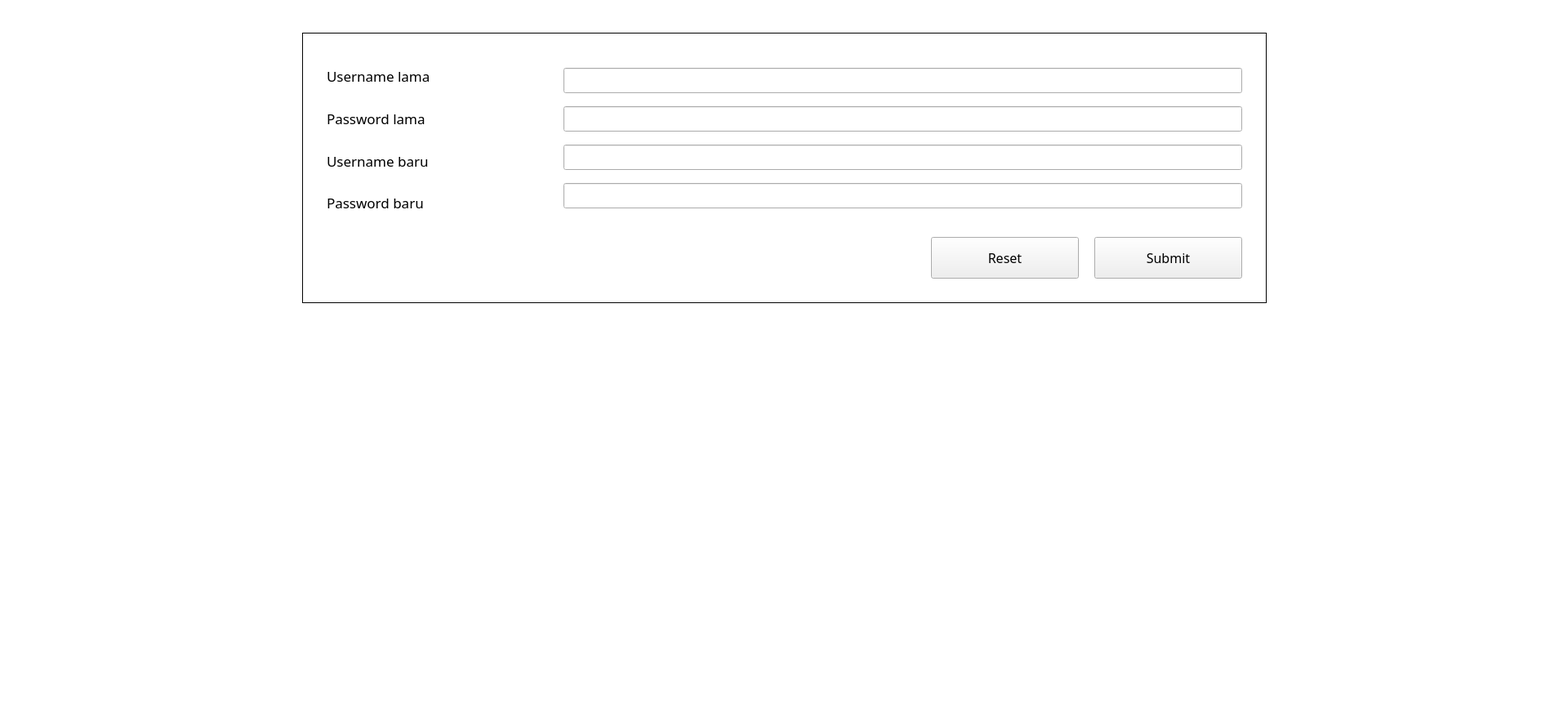
<?xml version="1.0" encoding="UTF-8"?>
<ui version="4.0">
 <class>Form_M_4</class>
 <widget class="QWidget" name="Form_M_4">
  <property name="geometry">
   <rect>
    <x>0</x>
    <y>0</y>
    <width>1920</width>
    <height>880</height>
   </rect>
  </property>
  <property name="windowTitle">
   <string>Form</string>
  </property>
  <property name="styleSheet">
   <string notr="true"/>
  </property>
  <widget class="QWidget" name="verticalLayoutWidget">
   <property name="geometry">
    <rect>
     <x>400</x>
     <y>70</y>
     <width>231</width>
     <height>201</height>
    </rect>
   </property>
   <layout class="QVBoxLayout" name="labelVLayout_M_4">
    <item>
     <widget class="QLabel" name="userLamaLabel_M_4">
      <property name="font">
       <font>
        <family>Franklin Gothic Demi Cond</family>
        <pointsize>13</pointsize>
       </font>
      </property>
      <property name="text">
       <string>Username lama</string>
      </property>
     </widget>
    </item>
    <item>
     <widget class="QLabel" name="passLamaLabel_M_4">
      <property name="font">
       <font>
        <family>Franklin Gothic Demi Cond</family>
        <pointsize>13</pointsize>
       </font>
      </property>
      <property name="text">
       <string>Password lama</string>
      </property>
     </widget>
    </item>
    <item>
     <widget class="QLabel" name="userBaruLabel_M_4">
      <property name="font">
       <font>
        <family>Franklin Gothic Demi Cond</family>
        <pointsize>13</pointsize>
       </font>
      </property>
      <property name="text">
       <string>Username baru</string>
      </property>
     </widget>
    </item>
    <item>
     <widget class="QLabel" name="passBaruLabel_M_4">
      <property name="font">
       <font>
        <family>Franklin Gothic Demi Cond</family>
        <pointsize>13</pointsize>
       </font>
      </property>
      <property name="text">
       <string>Password baru</string>
      </property>
     </widget>
    </item>
   </layout>
  </widget>
  <widget class="QWidget" name="verticalLayoutWidget_2">
   <property name="geometry">
    <rect>
     <x>690</x>
     <y>70</y>
     <width>831</width>
     <height>201</height>
    </rect>
   </property>
   <layout class="QVBoxLayout" name="inputVLayout_M_4">
    <property name="spacing">
     <number>3</number>
    </property>
    <item>
     <widget class="QLineEdit" name="userLamaInput_M_4">
      <property name="font">
       <font>
        <pointsize>14</pointsize>
       </font>
      </property>
     </widget>
    </item>
    <item>
     <widget class="QLineEdit" name="passLamaInput_M_4">
      <property name="font">
       <font>
        <pointsize>14</pointsize>
       </font>
      </property>
     </widget>
    </item>
    <item>
     <widget class="QLineEdit" name="userBaruInput_M_4">
      <property name="font">
       <font>
        <pointsize>14</pointsize>
       </font>
      </property>
     </widget>
    </item>
    <item>
     <widget class="QLineEdit" name="passBaruInput_M_4">
      <property name="font">
       <font>
        <pointsize>14</pointsize>
       </font>
      </property>
     </widget>
    </item>
   </layout>
  </widget>
  <widget class="QPushButton" name="resetButton_M_4">
   <property name="geometry">
    <rect>
     <x>1140</x>
     <y>290</y>
     <width>181</width>
     <height>51</height>
    </rect>
   </property>
   <property name="font">
    <font>
     <family>Franklin Gothic Demi Cond</family>
     <pointsize>12</pointsize>
    </font>
   </property>
   <property name="text">
    <string>Reset</string>
   </property>
  </widget>
  <widget class="QPushButton" name="submitButton_M_4">
   <property name="geometry">
    <rect>
     <x>1340</x>
     <y>290</y>
     <width>181</width>
     <height>51</height>
    </rect>
   </property>
   <property name="font">
    <font>
     <family>Franklin Gothic Demi Cond</family>
     <pointsize>12</pointsize>
    </font>
   </property>
   <property name="text">
    <string>Submit</string>
   </property>
  </widget>
  <widget class="QLabel" name="borderLabel_M_4">
   <property name="geometry">
    <rect>
     <x>370</x>
     <y>40</y>
     <width>1181</width>
     <height>331</height>
    </rect>
   </property>
   <property name="styleSheet">
    <string notr="true">border: 1px solid black</string>
   </property>
   <property name="text">
    <string/>
   </property>
  </widget>
  <widget class="QLabel" name="backgroundLabel_M_4">
   <property name="geometry">
    <rect>
     <x>0</x>
     <y>0</y>
     <width>1920</width>
     <height>880</height>
    </rect>
   </property>
   <property name="styleSheet">
    <string notr="true">background-color: white</string>
   </property>
   <property name="text">
    <string/>
   </property>
  </widget>
  <zorder>backgroundLabel_M_4</zorder>
  <zorder>borderLabel_M_4</zorder>
  <zorder>verticalLayoutWidget</zorder>
  <zorder>verticalLayoutWidget_2</zorder>
  <zorder>resetButton_M_4</zorder>
  <zorder>submitButton_M_4</zorder>
 </widget>
 <resources/>
 <connections/>
</ui>
